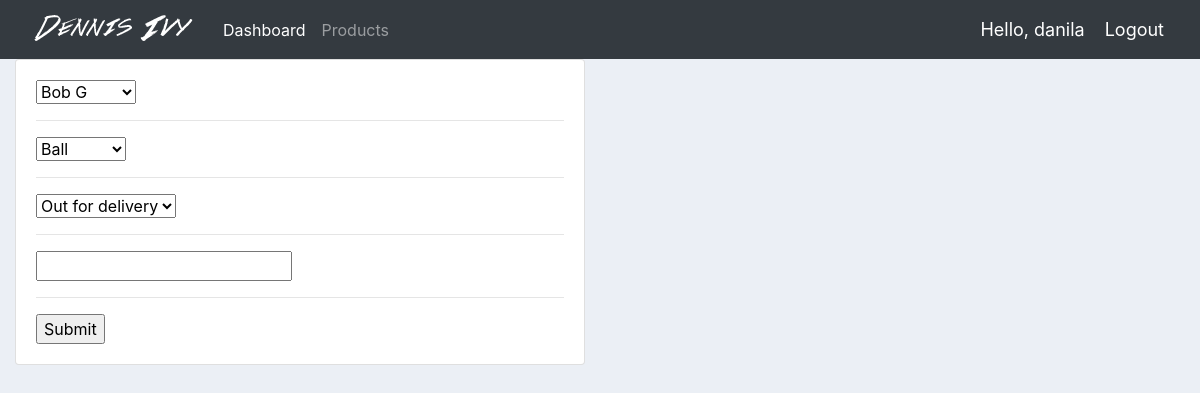
The page /update_order/4/ (signed in) on the database its author committed.
### accounts/models.py (models this page shows, shortened)
class Order(models.Model):
	STATUS = (
			('Pending', 'Pending'),
			('Out for delivery', 'Out for delivery'),
			('Delivered', 'Delivered'),
			)
	customer = models.ForeignKey(Customer, null = True, on_delete = models.SET_NULL)
	product = models.ForeignKey(Product, null = True, on_delete = models.SET_NULL)
	date_created = models.DateTimeField(auto_now_add = True, null = True)
	status = models.CharField(max_length = 200, null = True, choices = STATUS)
	note = models.CharField(max_length = 1000, null = True)

### accounts/decorators.py (the view)
		def wrapper_func(request, *args, **kwargs):
			group = None
			if request.user.groups.exists():
				group = request.user.groups.all()[0].name
			if group in allowed_roles:
				return view_func(request, *args, **kwargs)
			else:
				return HttpResponse('you are not authenticated to view this page')

### accounts/forms.py
class OrderForm(ModelForm):
	class Meta:
		model = Order
		fields = '__all__'		#we can use a list. example ['customer', ...]

### accounts/models.py (called while the page is built)
	def __str__(self):
		return self.name

	def __str__(self):
		return self.name

### accounts/views.py (called while the page is built)
@login_required(login_url = 'login-url')
@allowed_users(allowed_roles = ['admin'])
def update_order(request, pk):
	order = models.Order.objects.get(id = pk)
	form = OrderForm(instance = order)
	if request.method == 'POST':
		form = OrderForm(request.POST, instance = order)
		if form.is_valid():
			form.save()
			return redirect('/')
	context = {'formset': form}
	return render(request, 'accounts/order_form.html', context)

### accounts/templates/accounts/order_form.html (shortened to what this page needs)
{% extends 'accounts/main.html' %}
{% load static %}
{% block content %}
<div class="row">
	<div class="col-md-6">
		<div class="card card-body">
			<form action="" method="POST">
				{% for form in formset %}
					{{ form }}
					<hr/>
				{% endfor %}
				<input type="submit" name="Submit">
			</form>
		</div>
	</div>
</div>
{% endblock %}

### accounts/templates/accounts/includes/navbar.html (shortened to what this page needs)
{% block content %}
{% load static %}
<nav class="navbar navbar-expand-lg navbar-dark bg-dark">
  <img src="{% static '/image/logo2.png' %}" >
  <div class="collapse navbar-collapse" id="navbarNav">
    <ul class="navbar-nav">
      {% if request.user.is_staff %}
      <li class="nav-item active">
        <a class="nav-link" href="{% url 'dashboard-url' %}">Dashboard</a>
      </li>
      <li class="nav-item">
        <a class="nav-link" href="{% url 'products-url' %}">Products</a>
      </li>
      {% else %}
      <li class="nav-item">
        <a class="nav-link" href="{% url 'account-url' %}">Settings</a>
      </li>
      {% endif %}
    </ul>
  </div>
  <span class="hello-msg">Hello, {{ request.user }}</span>
  <span><a class="hello-msg" href="{% url 'logout-url' %}">Logout</a></span>
</nav>
{% endblock %}

### static/css/main.css (style rules this page uses)
body { background-color: #ebeff5; }

### accounts/templates/accounts/includes/navbar.html (style rules this page uses)
.hello-msg { font-size: 18px; color: white; margin-right:20px; }

### rows shown on the page
Order: formset "Bob G" "Ball" "Out for delivery"

### other values the page prints
{{ request.user }} "danila"
